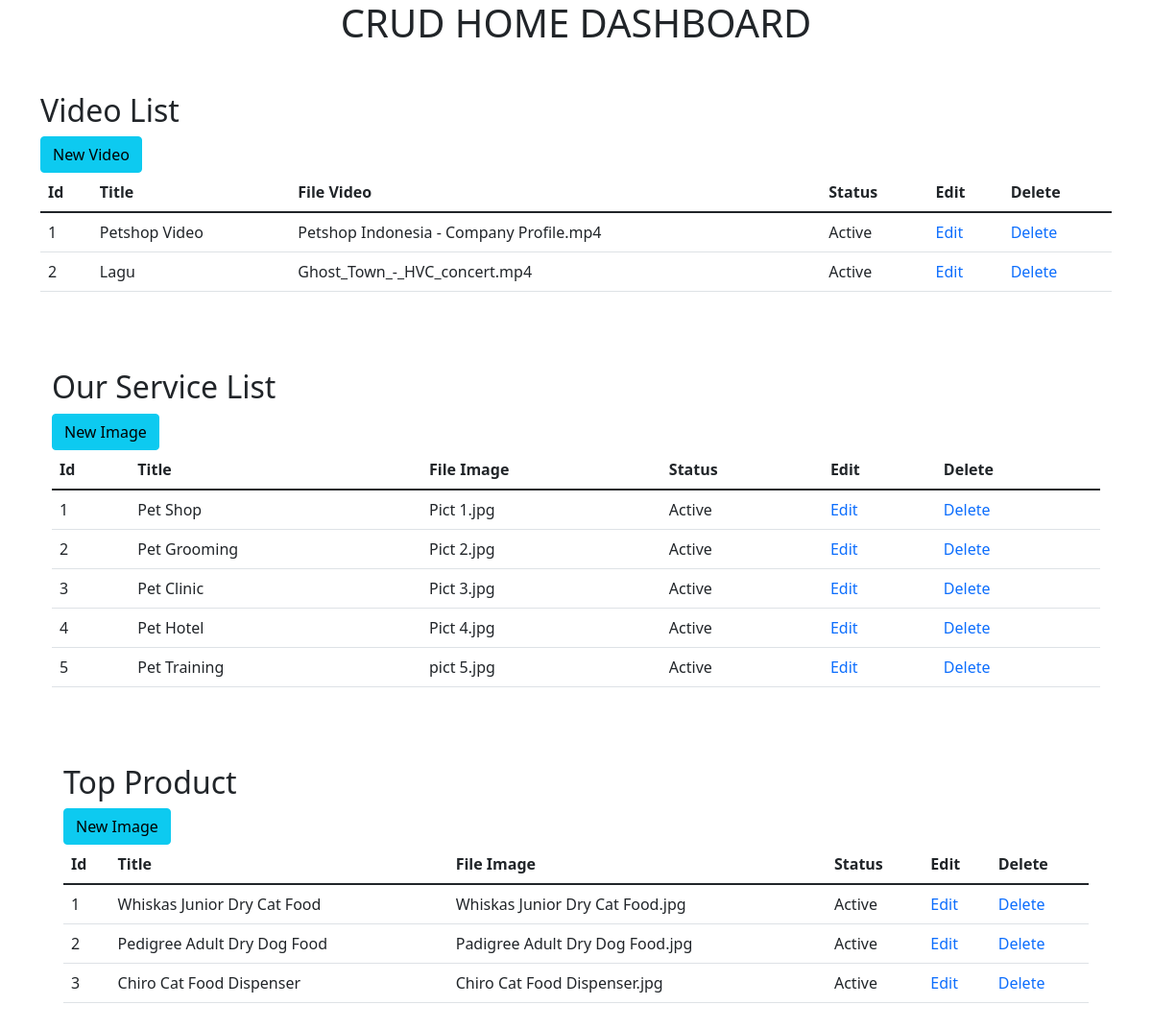
/home_dashboard.php, run on the app's committed database.
### tables this page shows
CREATE TABLE `tb_video` (
  `id` int(4) NOT NULL,
  `title` varchar(30) DEFAULT NULL,
  `description` longtext DEFAULT NULL,
  `file_video` varchar(200) DEFAULT NULL,
  `flag_active` tinyint(1) DEFAULT 1 COMMENT '1=Active|0=Not Active'
);

CREATE TABLE `tb_our_service` (
  `id` int(4) NOT NULL,
  `title` varchar(30) DEFAULT NULL,
  `description` longtext DEFAULT NULL,
  `file_image` varchar(200) DEFAULT NULL,
  `flag_active` tinyint(1) DEFAULT 1 COMMENT '1=Active|0=Not Active'
);

CREATE TABLE `tb_top_product` (
  `id` int(4) NOT NULL,
  `title` varchar(30) DEFAULT NULL,
  `description` longtext DEFAULT NULL,
  `web` varchar(15) DEFAULT NULL,
  `file_image` varchar(200) DEFAULT NULL,
  `flag_active` tinyint(1) DEFAULT 1 COMMENT '1=Active|0=Not Active'
);

### home_dashboard.php (the view, shortened to what this page needs)
<!DOCTYPE html>
<html>
<head>
  <link href="https://cdn.jsdelivr.net/npm/bootstrap@5.1.3/dist/css/bootstrap.min.css" rel="stylesheet">
</head>
<body>
<?php
include "connection.php";
?>
<div align="center">
	<h1>CRUD HOME DASHBOARD</h1> <br>
</div>
<div class="container mt-3">
  <h2>Video List</h2>
  <a href="new_video.php"><button type="button" class="btn btn-info"> New Video </button>  </a>
  <table class="table table-hover">
    <thead>
      <tr>
        <th>Id</th>
        <th>Title</th>
		<th>File Video</th>
		<th>Status</th>
		<th>Edit</th>
		<th>Delete</th>
      </tr>
    </thead>
	<tbody>
	 <?php
	    $sSQL=" select * from tb_video order by id ";
		$result= mysqli_query($conn,$sSQL);
		if (mysqli_num_rows($result)>0)
		{
		    while($row= mysqli_fetch_assoc($result))
			{
		           $id = $row['id'];
				   $file_video = $row['file_video'];
				   $flag_active = $row['flag_active'];
				   $title = $row['title'];
				   if ($flag_active=='1')
				       $status="Active";
				   else
				       $status= " Not Active";
		?>
			 <tr>
					<td><?php echo $id;?></td>
					<td><?php echo $title;?></td>
					<td><?php echo $file_video;?></td>
					<td><?php echo $status;?></td>
					<td><a href="edit_video.php?id=<?php echo $id;?>" style="text-decoration:none">Edit</a></td>
					<td><a href="delete_video.php?id=<?php echo $id;?>" style="text-decoration:none" onclick="return konfirmasi_hapus();">Delete</td>
      		</tr>
		<?php
			}
		}
	 ?>
   </tbody>
  </table>
  <br>
  <br>
  <div class="container mt-3">
  <h2>Our Service List</h2>
  <a href="new_ourservice.php"><button type="button" class="btn btn-info"> New Image </button>  </a>
  <table class="table table-hover">
    <thead>
      <tr>
        <th>Id</th>
        <th>Title</th>
        <th>File Image</th>
		<th>Status</th>
		<th>Edit</th>
		<th>Delete</th>
      </tr>
    </thead>
	<tbody>
	 <?php
	    $sSQL=" select * from tb_our_service order by id ";
		$result= mysqli_query($conn,$sSQL);
		if (mysqli_num_rows($result)>0)
		{
		    while($row= mysqli_fetch_assoc($result))
			{
		           $id = $row['id'];
				   $file_image = $row['file_image'];
				   $flag_active = $row['flag_active'];
				   $title = $row['title'];
				   if ($flag_active=='1')
				       $status="Active";
				   else
				       $status= " Not Active";
		?>
			 <tr>
					<td><?php echo $id;?></td>
					<td><?php echo $title;?></td>
					<td><?php echo $file_image;?></td>
					<td><?php echo $status;?></td>
					<td><a href="edit_ourservice.php?id=<?php echo $id;?>" style="text-decoration:none">Edit</a></td>
					<td><a href="delete_ourservice.php?id=<?php echo $id;?>" style="text-decoration:none" onclick="return konfirmasi_hapus();">Delete</td>
      		</tr>
		<?php
			}
		}
	 ?>
   </tbody>
  </table>
  <br>
  <br>
  <div class="container mt-3">
  <h2>Top Product</h2>
  <a href="new_topproduct.php"><button type="button" class="btn btn-info"> New Image </button>  </a>
  <table class="table table-hover">
    <thead>
      <tr>
        <th>Id</th>
        <th>Title</th>
        <th>File Image</th>
		<th>Status</th>
		<th>Edit</th>
		<th>Delete</th>
      </tr>
    </thead>
	<tbody>
	 <?php
	    $sSQL=" select * from tb_top_product order by id ";
		$result= mysqli_query($conn,$sSQL);
		if (mysqli_num_rows($result)>0)
		{
		    while($row= mysqli_fetch_assoc($result))
			{
		           $id = $row['id'];
				   $file_image = $row['file_image'];
				   $flag_active = $row['flag_active'];
				   $title = $row['title'];
				   if ($flag_active=='1')
				       $status="Active";
				   else
				       $status= " Not Active";
		?>
			 <tr>
					<td><?php echo $id;?></td>
					<td><?php echo $title;?></td>
					<td><?php echo $file_image;?></td>
					<td><?php echo $status;?></td>
					<td><a href="edit_topproduct.php?id=<?php echo $id;?>" style="text-decoration:none">Edit</a></td>
					<td><a href="delete_topproduct.php?id=<?php echo $id;?>" style="text-decoration:none" onclick="return konfirmasi_hapus();">Delete</td>
      		</tr>
		<?php
			}
		}
	 ?>
   </tbody>
  </table>
  <br>
  <br>
</body>
</html>

### data on the page
tb_video: id "1", title "Petshop Video", file_video "Petshop Indonesia - Company Profile.mp4", flag_active "Active"
tb_video: id "2", title "Lagu", file_video "Ghost_Town_-_HVC_concert.mp4", flag_active "Active"
tb_our_service: id "1", title "Pet Shop", file_image "Pict 1.jpg", flag_active "Active"
tb_our_service: id "2", title "Pet Grooming", file_image "Pict 2.jpg", flag_active "Active"
tb_our_service: id "3", title "Pet Clinic", file_image "Pict 3.jpg", flag_active "Active"
tb_our_service: id "4", title "Pet Hotel", file_image "Pict 4.jpg", flag_active "Active"
tb_our_service: id "5", title "Pet Training", file_image "pict 5.jpg", flag_active "Active"
tb_top_product: id "1", title "Whiskas Junior Dry Cat Food", file_image "Whiskas Junior Dry Cat Food.jpg", flag_active "Active"
tb_top_product: id "2", title "Pedigree Adult Dry Dog Food", file_image "Padigree Adult Dry Dog Food.jpg", flag_active "Active"
tb_top_product: id "3", title "Chiro Cat Food Dispenser", file_image "Chiro Cat Food Dispenser.jpg", flag_active "Active"
